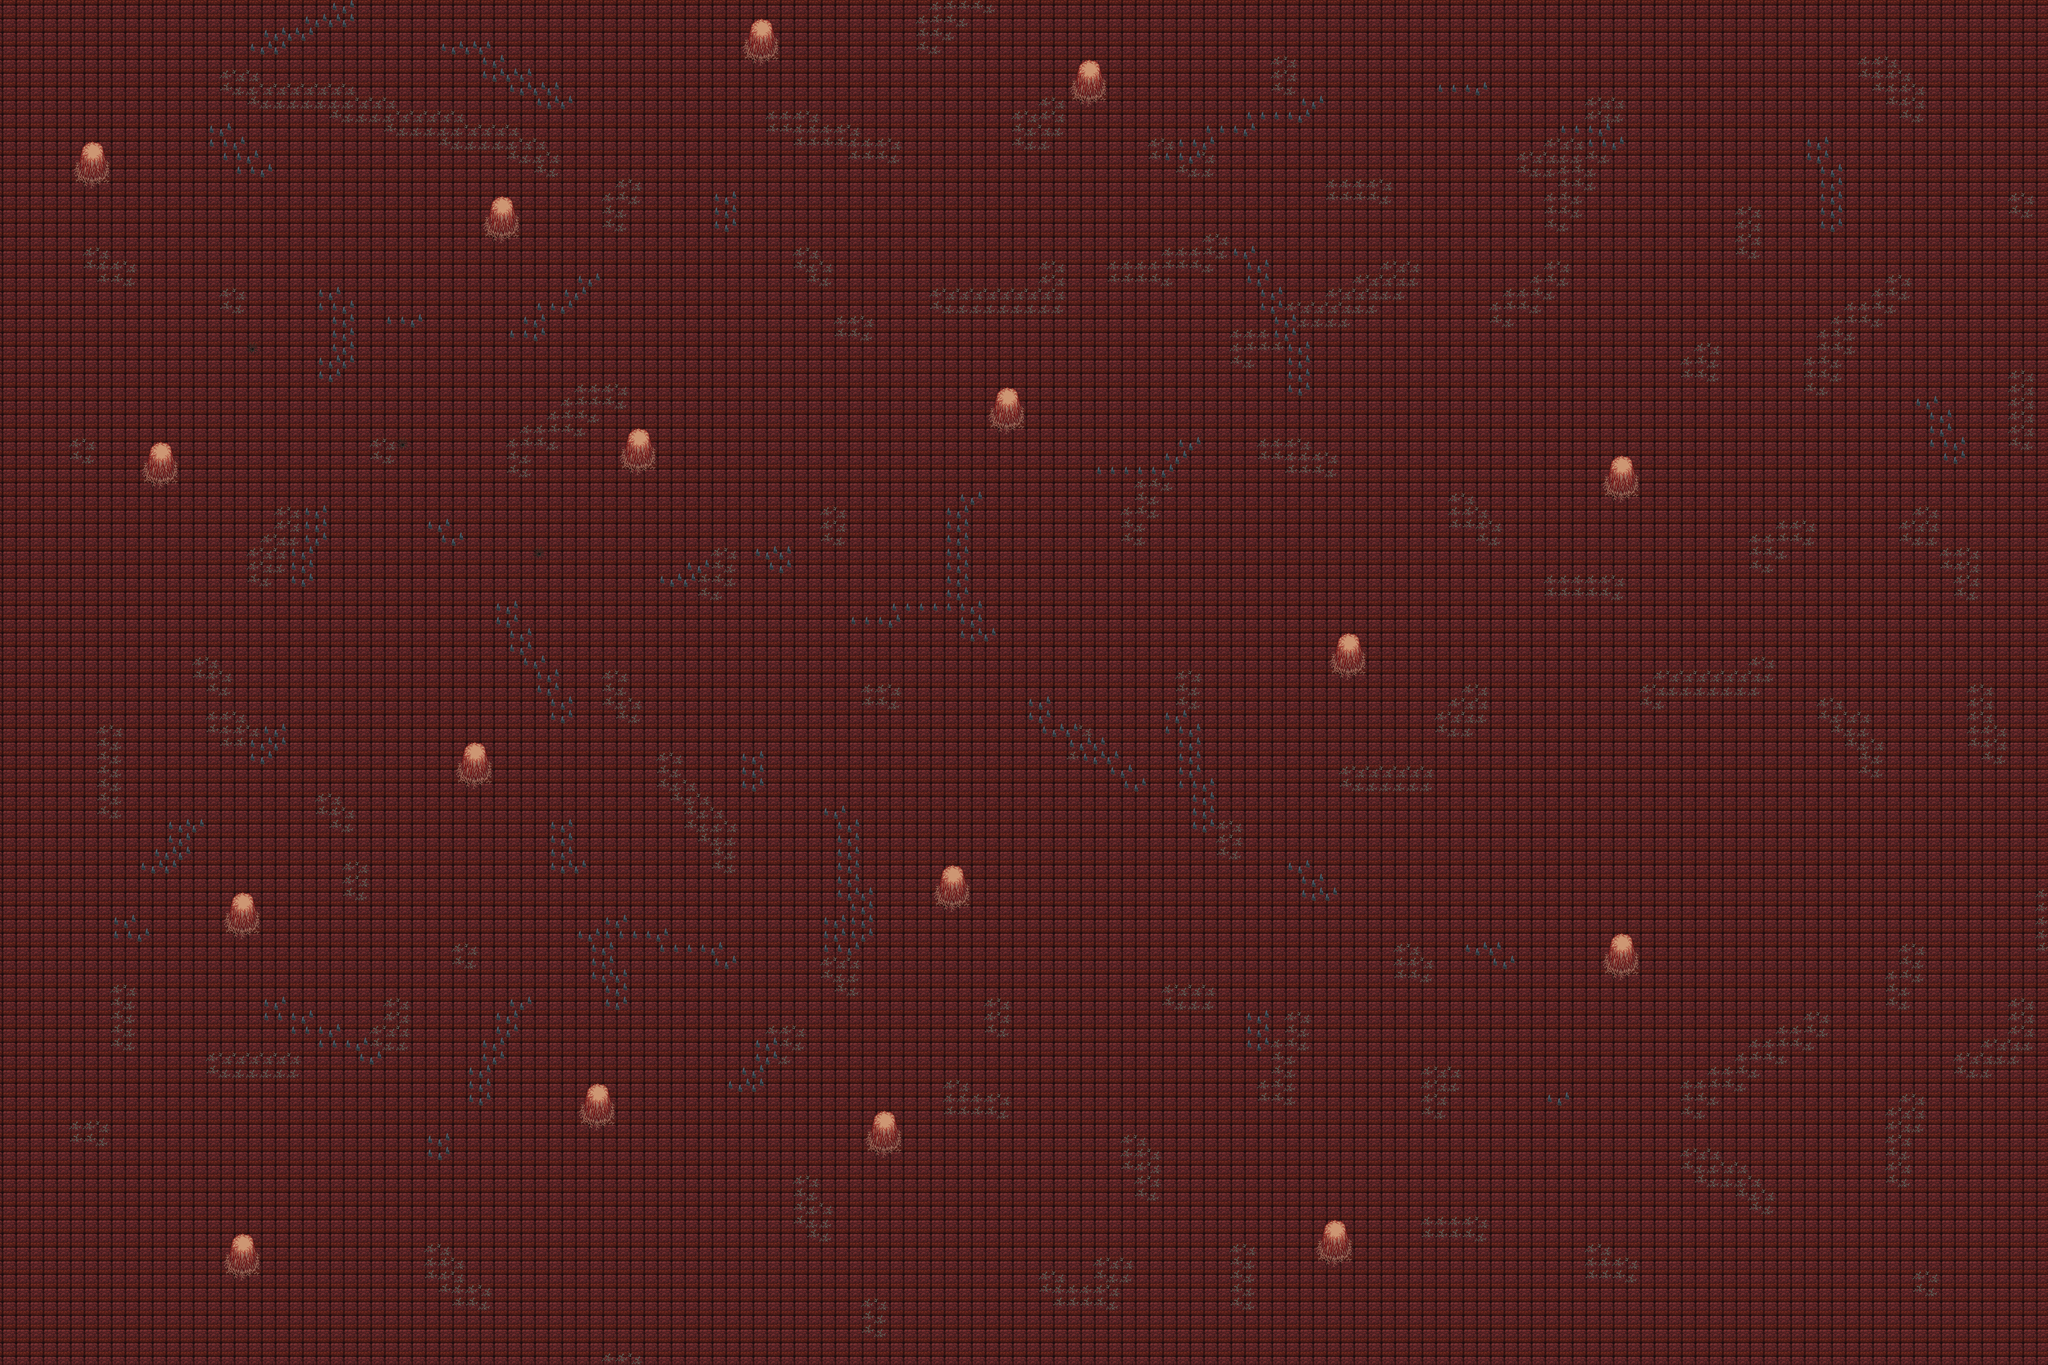

Rendered tile map (Tiled .tmx) drawn with the repository's tilesets; below, a short description and the map source with its tile grids summarised:
An orthogonal 150x100 tile map with 32x32 px tiles, 2 tile layers (Tile Layer 1, Tile Layer 2), 7 tilesets.

<map version="1.10" tiledversion="1.12.1" orientation="orthogonal" renderorder="right-down" width="150" height="100" tilewidth="32" tileheight="32" infinite="0" nextlayerid="3" nextobjectid="1">
 <tileset firstgid="1" name="Bridges" tilewidth="32" tileheight="32" tilecount="234" columns="13">
  <image source="Bridges.png" width="416" height="592" />
 </tileset>
 <tileset firstgid="235" name="Ground" tilewidth="32" tileheight="32" tilecount="560" columns="20">
  <image source="Ground.png" width="640" height="896" />
 </tileset>
 <tileset firstgid="795" name="spots" tilewidth="32" tileheight="32" tilecount="50" columns="10">
  <image source="spots.png" width="336" height="160" />
 </tileset>
 <tileset firstgid="845" name="Objects" tilewidth="16" tileheight="16" tilecount="2112" columns="48">
  <image source="Objects.png" width="768" height="704" />
 </tileset>
 <tileset firstgid="2957" name="Ground_rocks" tilewidth="32" tileheight="32" tilecount="270" columns="15">
  <image source="Ground_rocks.png" width="496" height="592" />
 </tileset>
 <tileset firstgid="3227" name="terrain" tilewidth="32" tileheight="32" tilecount="9472" columns="64">
  <image source="terrain.png" width="2060" height="4760" />
 </tileset>
 <tileset firstgid="12699" name="Details" tilewidth="32" tileheight="32" tilecount="90" columns="18">
  <image source="Details.png" width="576" height="176" />
 </tileset>
 <layer id="1" name="Tile Layer 1" width="150" height="100">
  <data>[15000 cells, 15000 non-empty, 1 distinct tile ids]</data>
 </layer>
 <layer id="2" name="Tile Layer 2" width="150" height="100">
  <data>[15000 cells, 1643 non-empty, 19 distinct tile ids]</data>
 </layer>
</map>
